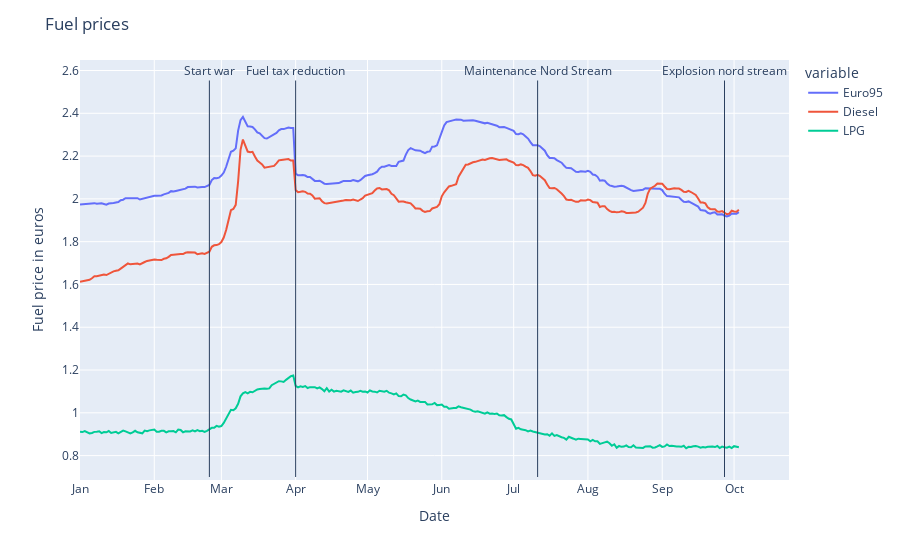

The notebook cell this image was saved under:
### Markdown cell above
### Q1: How did the costs of fossil fuels change during the year 2022?
To answer the main research, it is needed to understand how fossil fuel prices change during the year. Also, it is good to understand what kind of events could have caused these changes.

### Code cell
%store -r fig1
fig1.show()

### Figure 1 — Plotly figure (JSON) as saved in the notebook; plotly's stock layout.template omitted (floating-point values rounded to 4 significant figures; data arrays with more than 128 entries replaced by an {"elided": "..."} marker saying what was removed)
{"data": [{"customdata": {"elided": "276x2 mixed values"}, "hovertemplate": "variable=Euro95<br>value=%{y}<extra></extra>", "legendgroup": "Euro95", "line": {"color": "#636efa", "dash": "solid"}, "marker": {"symbol": "circle"}, "mode": "lines", "name": "Euro95", "orientation": "v", "showlegend": true, "type": "scatter", "x": {"elided": "276 str values"}, "xaxis": "x", "y": {"elided": "276 float values"}, "yaxis": "y"}, {"customdata": {"elided": "276x2 mixed values"}, "hovertemplate": "variable=Diesel<br>value=%{y}<extra></extra>", "legendgroup": "Diesel", "line": {"color": "#EF553B", "dash": "solid"}, "marker": {"symbol": "circle"}, "mode": "lines", "name": "Diesel", "orientation": "v", "showlegend": true, "type": "scatter", "x": {"elided": "276 str values"}, "xaxis": "x", "y": {"elided": "276 float values"}, "yaxis": "y"}, {"customdata": {"elided": "276x2 mixed values"}, "hovertemplate": "variable=LPG<br>value=%{y}<extra></extra>", "legendgroup": "LPG", "line": {"color": "#00cc96", "dash": "solid"}, "marker": {"symbol": "circle"}, "mode": "lines", "name": "LPG", "orientation": "v", "showlegend": true, "type": "scatter", "x": {"elided": "276 str values"}, "xaxis": "x", "y": {"elided": "276 float values"}, "yaxis": "y"}], "layout": {"annotations": [{"ax": "24/02/2022", "axref": "x", "ay": 2.6, "ayref": "y", "text": "Start war", "x": "24/02/2022", "xref": "x", "y": 0.7, "yref": "y"}, {"ax": "01/04/2022", "axref": "x", "ay": 2.6, "ayref": "y", "text": "Fuel tax reduction", "x": "01/04/2022", "xref": "x", "y": 0.7, "yref": "y"}, {"ax": "11/07/2022", "axref": "x", "ay": 2.6, "ayref": "y", "text": "Maintenance Nord Stream", "x": "11/07/2022", "xref": "x", "y": 0.7, "yref": "y"}, {"ax": "27/09/2022", "axref": "x", "ay": 2.6, "ayref": "y", "text": "Explosion nord stream", "x": "27/09/2022", "xref": "x", "y": 0.7, "yref": "y"}], "hovermode": "x unified", "legend": {"title": {"text": "variable"}, "tracegroupgap": 0}, "margin": {"t": 60}, "title": {"text": "Fuel prices"}, "xaxis": {"anchor": "y", "domain": [0, 1], "tickmode": "array", "ticktext": ["Jan", "Feb", "Mar", "Apr", "May", "Jun", "Jul", "Aug", "Sep", "Oct", "Nov", "Dec"], "tickvals": ["01/01/2022", "01/02/2022", "01/03/2022", "01/04/2022", "01/05/2022", "01/06/2022", "01/07/2022", "01/08/2022", "01/09/2022", "01/10/2022"], "title": {"text": "Date"}}, "yaxis": {"anchor": "x", "domain": [0, 1], "title": {"text": "Fuel price in euros"}}}}
